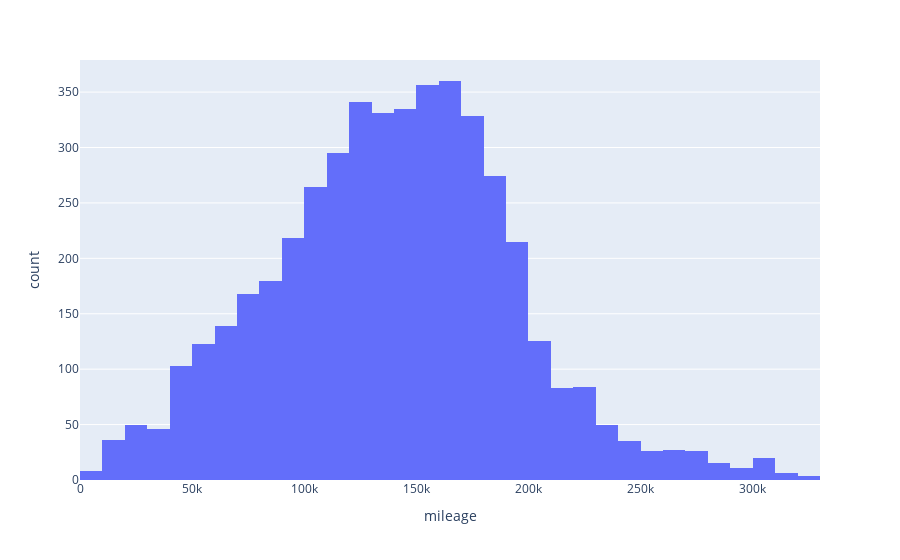

The notebook cell this image was saved under:
### Code cell
px.histogram(df_price, 
             x='mileage', 
             nbins = 50)

### Figure 1 — Plotly figure (JSON) as saved in the notebook; plotly's stock layout.template omitted (floating-point values rounded to 4 significant figures; data arrays with more than 128 entries replaced by an {"elided": "..."} marker saying what was removed)
{"data": [{"alignmentgroup": "True", "bingroup": "x", "hovertemplate": "mileage=%{x}<br>count=%{y}<extra></extra>", "legendgroup": "", "marker": {"color": "#636efa", "pattern": {"shape": ""}}, "name": "", "nbinsx": 50, "offsetgroup": "", "orientation": "v", "showlegend": false, "type": "histogram", "x": {"elided": "4682 int values"}, "xaxis": "x", "yaxis": "y"}], "layout": {"barmode": "relative", "legend": {"tracegroupgap": 0}, "margin": {"t": 60}, "xaxis": {"anchor": "y", "domain": [0, 1], "title": {"text": "mileage"}}, "yaxis": {"anchor": "x", "domain": [0, 1], "title": {"text": "count"}}}}
